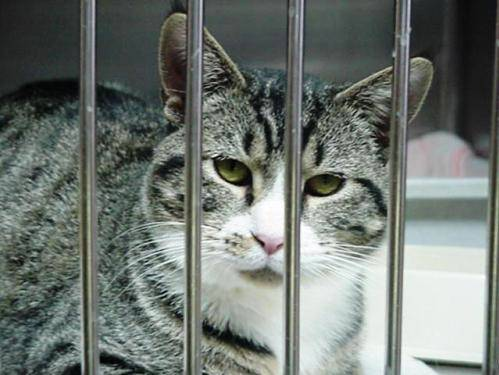
#> input picture sample-images/cat.17.jpg, 499 x 375 px
$ jupyter execute --allow-errors 1_Basic_1_CV2.ipynb
#> lines starting #> are read from the running program, lines starting #| are printed output that depends on the picture
[cell 1]
import cv2

[cell 2]
image = cv2.imread("sample-images/cat.17.jpg",0) #gray scale
#> image: shape (375, 499); min 0, max 255, mean 115.9
image1 = cv2.imread("sample-images/cat.17.jpg",1)# origianl image with 3 channel colored image
#> image1 is the input picture: shape (375, 499, 3); mean B, G, R 113.3, 118.6, 111.6
image2 = cv2.imread("sample-images/cat.17.jpg",-1) #original image 3 colord but with high satuarated
resized_img = cv2.resize(image, (224,224))
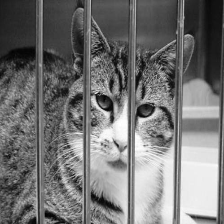
#> resized_img: shape (224, 224); min 0, max 255, mean 115.8
print(image)
#> (printed output is left out)
cv2.imshow("windows",resized_img)
cv2.imshow("windows2",image1)
cv2.imshow("windows3",image2)
cv2.waitKey(0)
cv2.destroyAllWindows()

Lets make a simple project ,

WAP : take a image and convert it into grapy scale image and save it

[cell 3]
input_path = input("Enter the path of image:")
#> the answer given: sample-images/cat.17.jpg
# images/cat.18.jpg
read_img = cv2.imread(input_path,0)
cv2.imshow("windows",read_img)
key = cv2.waitKey(0)
#> (key q is pressed here)
print(key)
if key == ord('s'):
    cv2.imwrite("gar_image.jpg",read_img)
    cv2.destroyAllWindows()
else:
    cv2.destroyAllWindows()

lets work with flip function

[cell 4]
fliped = cv2.flip(read_img,0)
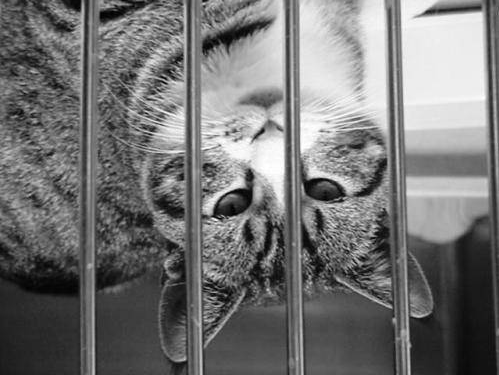
#> fliped: shape (375, 499); min 0, max 255, mean 115.9
cv2.imshow("flipped image",fliped)
cv2.waitKey(0)
cv2.destroyAllWindows()

read video in cv2

[cell 5]
import cv2

[cell 6]
video = cv2.VideoCapture("videos/sample.mp4")
while True:
    ret , frame = video.read()
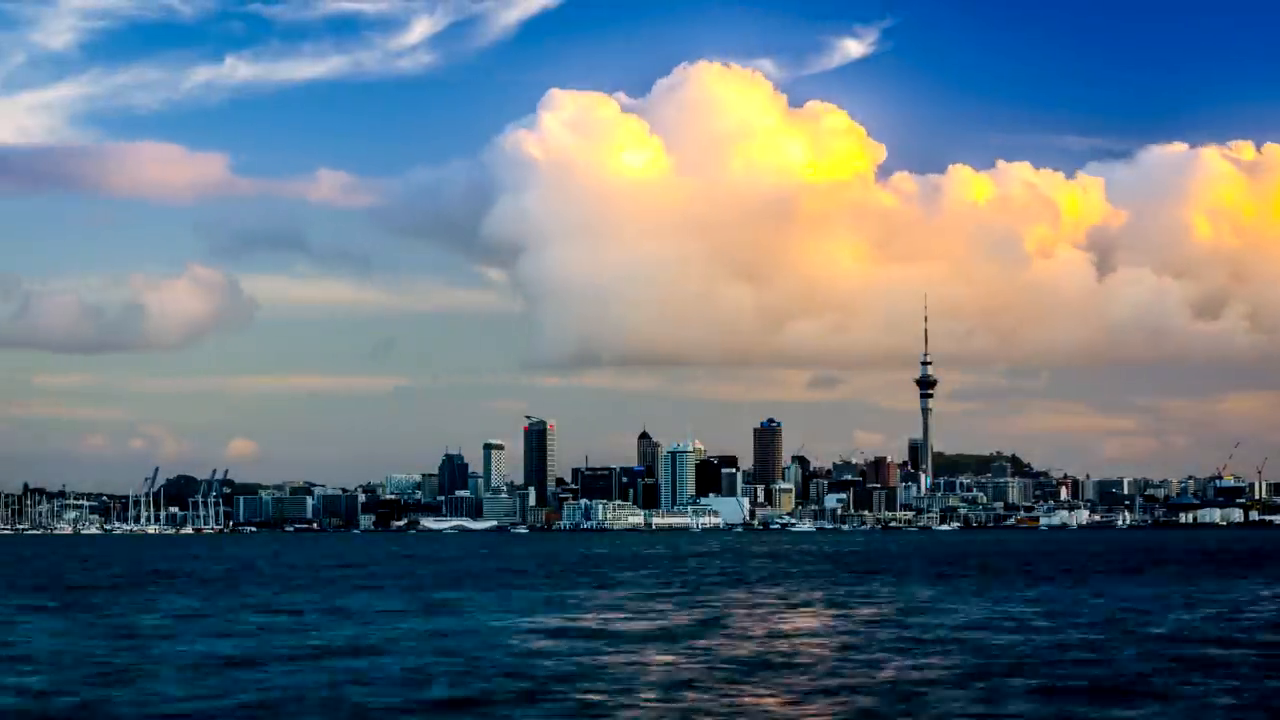
#> input picture frame 24 of sample-videos/sample.mp4, 1280 x 720 px
#> frame is the input picture: shape (720, 1280, 3); mean B, G, R 126.5, 113.8, 97.2
    resize_frame = cv2.resize(frame,(224,224))
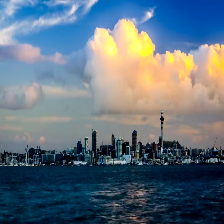
#> resize_frame: shape (224, 224, 3); mean B, G, R 126.5, 113.8, 97.2
    gray = cv2.cvtColor(resize_frame,cv2.COLOR_BGR2GRAY)
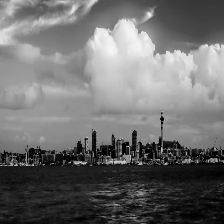
#> gray: shape (224, 224); min 0, max 247, mean 110.3
    cv2.namedWindow("myVideo")
    cv2.imshow("myVideo",gray)
    k = cv2.waitKey(25) #playback speed  when you want to control speed of video pass the parameter in this function
#> (key q is pressed here)
    if k == ord('q'):
        break
video.release()
cv2.destroyAllWindows()

read video from webcam in cv2

[cell 7]
video = cv2.VideoCapture()#pass 0 to access first camera connected to laptop
while True:
    ret , frame = video.read()
    if ret == True:
        resize_frame = cv2.resize(frame,(224,224))
        gray = cv2.cvtColor(resize_frame,cv2.COLOR_BGR2GRAY)
        cv2.imshow("myVideo",gray)
        k = cv2.waitKey(25) #playback speed  when you want to control speed of video pass the parameter in this function
#> (key q is pressed here)
        if k == ord('q'):
            break
video.release()
cv2.destroyAllWindows()

Save or write the video

[cell 8]
import cv2
video = cv2.VideoCapture("videos/sample.mp4")
width = int(100)
height = int(100)
size = (width,height)
output = cv2.VideoWriter("output1.avi",cv2.VideoWriter_fourcc(*'MJPG'),20,(224,224),0)


while True:
    ret , frame = video.read()
    if ret == True:
        gray = cv2.cvtColor(frame,cv2.COLOR_BGR2GRAY)
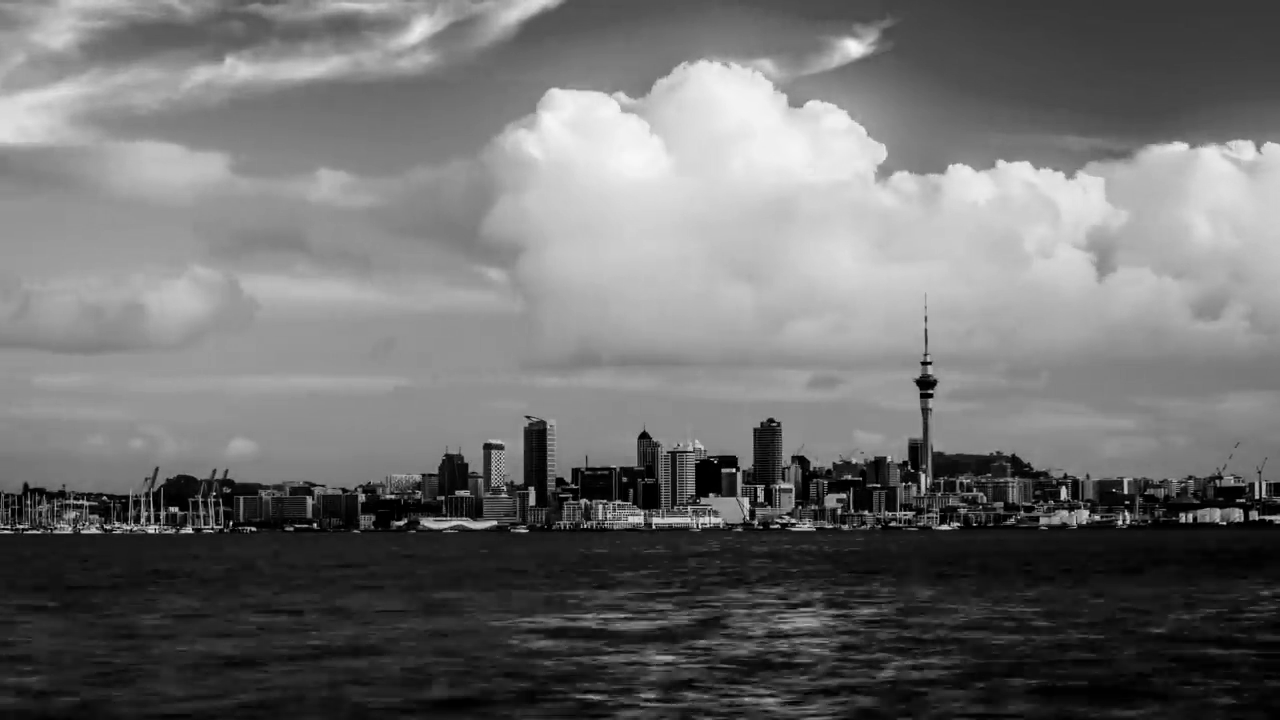
#> gray: shape (720, 1280); min 0, max 248, mean 110.3
        resizex = cv2.resize(gray,(224,224))
        output.write(resizex)
        if cv2.waitKey(1) & 0XFF == ord('q') :
#> (key q is pressed here)
            break
    else:
        break
video.release()
output.release()

access camera through your mobile phone using p camera app

access camera throw your mobile phone
using ip camera , make sure both device in same network
very important step is while giving size use video.get(3),and videi.get(4) or
use cv2.resize() in loop and give same size at videowriter and in resize function

[cell 9]
import cv2
camera = "http://192.168.1.67:8080/video"
video = cv2.VideoCapture(0)
video.open(camera)
width = int(video.get(3))
height = int(video.get(4))
size = (width,height)
output = cv2.VideoWriter("output2.avi",cv2.VideoWriter_fourcc(*'MJPG'),20,size,0)


while True:
    ret , frame = video.read()
    if ret == True:
        gray = cv2.cvtColor(frame,cv2.COLOR_BGR2GRAY)
        # resizex = cv2.resize(gray,(224,224))
        output.write(gray)
        if cv2.waitKey(1) & 0XFF == ord('q') :
#> (key q is pressed here)
